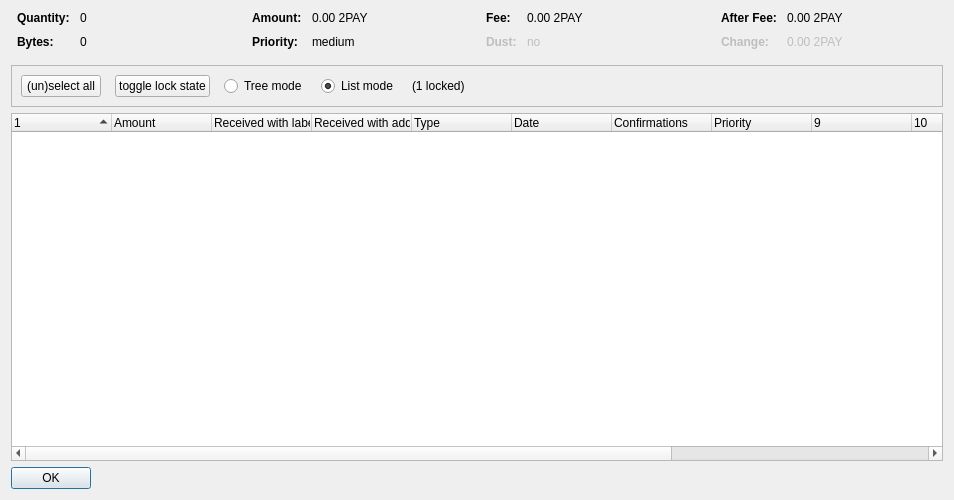
<?xml version="1.0" encoding="UTF-8"?>
<ui version="4.0">
 <class>CoinControlDialog</class>
 <widget class="QDialog" name="CoinControlDialog">
  <property name="geometry">
   <rect>
    <x>0</x>
    <y>0</y>
    <width>954</width>
    <height>500</height>
   </rect>
  </property>
  <property name="windowTitle">
   <string>Coin Selection</string>
  </property>
  <layout class="QVBoxLayout" name="verticalLayout">
   <item>
    <layout class="QHBoxLayout" name="horizontalLayoutTop" stretch="0,0,0,0">
     <property name="topMargin">
      <number>0</number>
     </property>
     <property name="bottomMargin">
      <number>10</number>
     </property>
     <item>
      <layout class="QFormLayout" name="formLayoutCoinControl1">
       <property name="horizontalSpacing">
        <number>10</number>
       </property>
       <property name="verticalSpacing">
        <number>10</number>
       </property>
       <property name="leftMargin">
        <number>6</number>
       </property>
       <property name="rightMargin">
        <number>6</number>
       </property>
       <item row="0" column="0">
        <widget class="QLabel" name="labelCoinControlQuantityText">
         <property name="font">
          <font>
           <weight>75</weight>
           <bold>true</bold>
          </font>
         </property>
         <property name="text">
          <string>Quantity:</string>
         </property>
        </widget>
       </item>
       <item row="0" column="1">
        <widget class="QLabel" name="labelCoinControlQuantity">
         <property name="cursor">
          <cursorShape>IBeamCursor</cursorShape>
         </property>
         <property name="contextMenuPolicy">
          <enum>Qt::ActionsContextMenu</enum>
         </property>
         <property name="text">
          <string notr="true">0</string>
         </property>
         <property name="textInteractionFlags">
          <set>Qt::LinksAccessibleByMouse|Qt::TextSelectableByKeyboard|Qt::TextSelectableByMouse</set>
         </property>
        </widget>
       </item>
       <item row="1" column="0">
        <widget class="QLabel" name="labelCoinControlBytesText">
         <property name="font">
          <font>
           <weight>75</weight>
           <bold>true</bold>
          </font>
         </property>
         <property name="text">
          <string>Bytes:</string>
         </property>
        </widget>
       </item>
       <item row="1" column="1">
        <widget class="QLabel" name="labelCoinControlBytes">
         <property name="cursor">
          <cursorShape>IBeamCursor</cursorShape>
         </property>
         <property name="contextMenuPolicy">
          <enum>Qt::ActionsContextMenu</enum>
         </property>
         <property name="text">
          <string notr="true">0</string>
         </property>
         <property name="textInteractionFlags">
          <set>Qt::LinksAccessibleByMouse|Qt::TextSelectableByKeyboard|Qt::TextSelectableByMouse</set>
         </property>
        </widget>
       </item>
      </layout>
     </item>
     <item>
      <layout class="QFormLayout" name="formLayoutCoinControl2">
       <property name="horizontalSpacing">
        <number>10</number>
       </property>
       <property name="verticalSpacing">
        <number>10</number>
       </property>
       <property name="leftMargin">
        <number>6</number>
       </property>
       <property name="rightMargin">
        <number>6</number>
       </property>
       <item row="0" column="0">
        <widget class="QLabel" name="labelCoinControlAmountText">
         <property name="font">
          <font>
           <weight>75</weight>
           <bold>true</bold>
          </font>
         </property>
         <property name="text">
          <string>Amount:</string>
         </property>
        </widget>
       </item>
       <item row="0" column="1">
        <widget class="QLabel" name="labelCoinControlAmount">
         <property name="cursor">
          <cursorShape>IBeamCursor</cursorShape>
         </property>
         <property name="contextMenuPolicy">
          <enum>Qt::ActionsContextMenu</enum>
         </property>
         <property name="text">
          <string notr="true">0.00 2PAY</string>
         </property>
         <property name="textInteractionFlags">
          <set>Qt::LinksAccessibleByMouse|Qt::TextSelectableByKeyboard|Qt::TextSelectableByMouse</set>
         </property>
        </widget>
       </item>
       <item row="1" column="0">
        <widget class="QLabel" name="labelCoinControlPriorityText">
         <property name="font">
          <font>
           <weight>75</weight>
           <bold>true</bold>
          </font>
         </property>
         <property name="text">
          <string>Priority:</string>
         </property>
        </widget>
       </item>
       <item row="1" column="1">
        <widget class="QLabel" name="labelCoinControlPriority">
         <property name="cursor">
          <cursorShape>IBeamCursor</cursorShape>
         </property>
         <property name="contextMenuPolicy">
          <enum>Qt::ActionsContextMenu</enum>
         </property>
         <property name="text">
          <string>medium</string>
         </property>
         <property name="textInteractionFlags">
          <set>Qt::LinksAccessibleByMouse|Qt::TextSelectableByKeyboard|Qt::TextSelectableByMouse</set>
         </property>
        </widget>
       </item>
      </layout>
     </item>
     <item>
      <layout class="QFormLayout" name="formLayoutCoinControl3">
       <property name="horizontalSpacing">
        <number>10</number>
       </property>
       <property name="verticalSpacing">
        <number>10</number>
       </property>
       <property name="leftMargin">
        <number>6</number>
       </property>
       <property name="rightMargin">
        <number>6</number>
       </property>
       <item row="0" column="0">
        <widget class="QLabel" name="labelCoinControlFeeText">
         <property name="font">
          <font>
           <weight>75</weight>
           <bold>true</bold>
          </font>
         </property>
         <property name="text">
          <string>Fee:</string>
         </property>
        </widget>
       </item>
       <item row="0" column="1">
        <widget class="QLabel" name="labelCoinControlFee">
         <property name="cursor">
          <cursorShape>IBeamCursor</cursorShape>
         </property>
         <property name="contextMenuPolicy">
          <enum>Qt::ActionsContextMenu</enum>
         </property>
         <property name="text">
          <string notr="true">0.00 2PAY</string>
         </property>
         <property name="textInteractionFlags">
          <set>Qt::LinksAccessibleByMouse|Qt::TextSelectableByKeyboard|Qt::TextSelectableByMouse</set>
         </property>
        </widget>
       </item>
       <item row="1" column="0">
        <widget class="QLabel" name="labelCoinControlLowOutputText">
         <property name="enabled">
          <bool>false</bool>
         </property>
         <property name="font">
          <font>
           <weight>75</weight>
           <bold>true</bold>
          </font>
         </property>
         <property name="text">
          <string>Dust:</string>
         </property>
        </widget>
       </item>
       <item row="1" column="1">
        <widget class="QLabel" name="labelCoinControlLowOutput">
         <property name="enabled">
          <bool>false</bool>
         </property>
         <property name="cursor">
          <cursorShape>IBeamCursor</cursorShape>
         </property>
         <property name="contextMenuPolicy">
          <enum>Qt::ActionsContextMenu</enum>
         </property>
         <property name="text">
          <string>no</string>
         </property>
         <property name="textInteractionFlags">
          <set>Qt::LinksAccessibleByMouse|Qt::TextSelectableByKeyboard|Qt::TextSelectableByMouse</set>
         </property>
        </widget>
       </item>
      </layout>
     </item>
     <item>
      <layout class="QFormLayout" name="formLayoutCoinControl4">
       <property name="horizontalSpacing">
        <number>10</number>
       </property>
       <property name="verticalSpacing">
        <number>10</number>
       </property>
       <property name="leftMargin">
        <number>6</number>
       </property>
       <property name="rightMargin">
        <number>6</number>
       </property>
       <item row="0" column="0">
        <widget class="QLabel" name="labelCoinControlAfterFeeText">
         <property name="font">
          <font>
           <weight>75</weight>
           <bold>true</bold>
          </font>
         </property>
         <property name="text">
          <string>After Fee:</string>
         </property>
        </widget>
       </item>
       <item row="0" column="1">
        <widget class="QLabel" name="labelCoinControlAfterFee">
         <property name="cursor">
          <cursorShape>IBeamCursor</cursorShape>
         </property>
         <property name="contextMenuPolicy">
          <enum>Qt::ActionsContextMenu</enum>
         </property>
         <property name="text">
          <string notr="true">0.00 2PAY</string>
         </property>
         <property name="textInteractionFlags">
          <set>Qt::LinksAccessibleByMouse|Qt::TextSelectableByKeyboard|Qt::TextSelectableByMouse</set>
         </property>
        </widget>
       </item>
       <item row="1" column="0">
        <widget class="QLabel" name="labelCoinControlChangeText">
         <property name="enabled">
          <bool>false</bool>
         </property>
         <property name="font">
          <font>
           <weight>75</weight>
           <bold>true</bold>
          </font>
         </property>
         <property name="text">
          <string>Change:</string>
         </property>
        </widget>
       </item>
       <item row="1" column="1">
        <widget class="QLabel" name="labelCoinControlChange">
         <property name="enabled">
          <bool>false</bool>
         </property>
         <property name="cursor">
          <cursorShape>IBeamCursor</cursorShape>
         </property>
         <property name="contextMenuPolicy">
          <enum>Qt::ActionsContextMenu</enum>
         </property>
         <property name="text">
          <string notr="true">0.00 2PAY</string>
         </property>
         <property name="textInteractionFlags">
          <set>Qt::LinksAccessibleByMouse|Qt::TextSelectableByKeyboard|Qt::TextSelectableByMouse</set>
         </property>
        </widget>
       </item>
      </layout>
     </item>
    </layout>
   </item>
   <item>
    <widget class="QFrame" name="frame">
     <property name="minimumSize">
      <size>
       <width>0</width>
       <height>40</height>
      </size>
     </property>
     <property name="frameShape">
      <enum>QFrame::StyledPanel</enum>
     </property>
     <property name="frameShadow">
      <enum>QFrame::Sunken</enum>
     </property>
     <layout class="QHBoxLayout" name="horizontalLayout">
      <item>
       <layout class="QHBoxLayout" name="horizontalLayoutPanel" stretch="0,0,0,0,0,0">
        <property name="spacing">
         <number>14</number>
        </property>
        <item>
         <widget class="QPushButton" name="pushButtonSelectAll">
          <property name="sizePolicy">
           <sizepolicy hsizetype="Maximum" vsizetype="Fixed">
            <horstretch>0</horstretch>
            <verstretch>0</verstretch>
           </sizepolicy>
          </property>
          <property name="text">
           <string>(un)select all</string>
          </property>
          <property name="autoDefault">
           <bool>false</bool>
          </property>
         </widget>
        </item>
        <item>
         <widget class="QPushButton" name="pushButtonToggleLock">
          <property name="sizePolicy">
           <sizepolicy hsizetype="Maximum" vsizetype="Fixed">
            <horstretch>0</horstretch>
            <verstretch>0</verstretch>
           </sizepolicy>
          </property>
          <property name="text">
           <string>toggle lock state</string>
          </property>
          <property name="autoDefault">
           <bool>false</bool>
          </property>
         </widget>
        </item>
        <item>
         <widget class="QRadioButton" name="radioTreeMode">
          <property name="sizePolicy">
           <sizepolicy hsizetype="Maximum" vsizetype="Fixed">
            <horstretch>0</horstretch>
            <verstretch>0</verstretch>
           </sizepolicy>
          </property>
          <property name="text">
           <string>Tree mode</string>
          </property>
         </widget>
        </item>
        <item>
         <widget class="QRadioButton" name="radioListMode">
          <property name="sizePolicy">
           <sizepolicy hsizetype="Maximum" vsizetype="Fixed">
            <horstretch>0</horstretch>
            <verstretch>0</verstretch>
           </sizepolicy>
          </property>
          <property name="text">
           <string>List mode</string>
          </property>
          <property name="checked">
           <bool>true</bool>
          </property>
         </widget>
        </item>
        <item>
         <widget class="QLabel" name="labelLocked">
          <property name="text">
           <string>(1 locked)</string>
          </property>
         </widget>
        </item>
        <item>
         <spacer name="horizontalSpacer">
          <property name="orientation">
           <enum>Qt::Horizontal</enum>
          </property>
          <property name="sizeHint" stdset="0">
           <size>
            <width>40</width>
            <height>20</height>
           </size>
          </property>
         </spacer>
        </item>
       </layout>
      </item>
     </layout>
    </widget>
   </item>
   <item>
    <widget class="CoinControlTreeWidget" name="treeWidget">
     <property name="contextMenuPolicy">
      <enum>Qt::CustomContextMenu</enum>
     </property>
     <property name="sortingEnabled">
      <bool>false</bool>
     </property>
     <property name="columnCount">
      <number>13</number>
     </property>
     <attribute name="headerShowSortIndicator" stdset="0">
      <bool>true</bool>
     </attribute>
     <attribute name="headerStretchLastSection">
      <bool>false</bool>
     </attribute>
     <column>
      <property name="text">
       <string/>
      </property>
     </column>
     <column>
      <property name="text">
       <string>Amount</string>
      </property>
     </column>
     <column>
      <property name="text">
       <string>Received with label</string>
      </property>
     </column>
     <column>
      <property name="text">
       <string>Received with address</string>
      </property>
     </column>
     <column>
      <property name="text">
       <string>Type</string>
      </property>
     </column>
     <column>
      <property name="text">
       <string>Date</string>
      </property>
     </column>
     <column>
      <property name="text">
       <string>Confirmations</string>
      </property>
      <property name="toolTip">
       <string>Confirmed</string>
      </property>
     </column>
     <column>
      <property name="text">
       <string>Priority</string>
      </property>
     </column>
     <column>
      <property name="text">
       <string/>
      </property>
     </column>
     <column>
      <property name="text">
       <string/>
      </property>
     </column>
     <column>
      <property name="text">
       <string/>
      </property>
     </column>
     <column>
      <property name="text">
       <string/>
      </property>
     </column>
     <column>
      <property name="text">
       <string/>
      </property>
     </column>
    </widget>
   </item>
   <item>
    <widget class="QDialogButtonBox" name="buttonBox">
     <property name="sizePolicy">
      <sizepolicy hsizetype="Maximum" vsizetype="Fixed">
       <horstretch>0</horstretch>
       <verstretch>0</verstretch>
      </sizepolicy>
     </property>
     <property name="orientation">
      <enum>Qt::Horizontal</enum>
     </property>
     <property name="standardButtons">
      <set>QDialogButtonBox::Ok</set>
     </property>
    </widget>
   </item>
  </layout>
 </widget>
 <customwidgets>
  <customwidget>
   <class>CoinControlTreeWidget</class>
   <extends>QTreeWidget</extends>
   <header>coincontroltreewidget.h</header>
  </customwidget>
 </customwidgets>
 <resources/>
 <connections/>
</ui>
